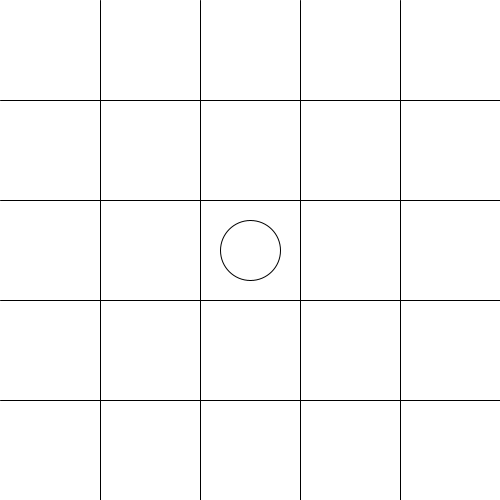
Frame 1 (no input)
Frame 60 (the mouse pressed at the canvas centre just before this capture): identical to frame 1, image omitted
Frame 120 (the mouse held since frame 60 and released just before this capture): identical to frame 1, image omitted

The Processing sketch that drew this single still picture (run headless with seeded random() and noise(); from frame 60 on, the mouse is pressed at the canvas centre):

// Processing sketch: basic_KeyMove
// ── basic_KeyMove.pde
int cellX = 3;
int cellY = 3;
boolean isKeyPressed = false;

void setup(){
  size(500, 500);  
}

void draw(){
  background(255);
  
  for(int i = 0; i < 5; i++){
    line(100 * (i + 1), 0, 100 * (i + 1), height);
    line(0, 100 * (i + 1), width, 100 * (i + 1));
  }
  
  if(!isKeyPressed){
    ellipse(100 * cellX - 50, 100 * cellY - 50, 60, 60);
  }
  
}

void keyPressed(){
  if(keyCode == UP && cellY != 1){
    cellY--;
  }
  
  if(keyCode == DOWN && cellY != 5){
    cellY++;
  }

  if(keyCode == LEFT && cellX != 1){
    cellX--;
  }
  
  if(keyCode == RIGHT && cellX != 5){
    cellX++;
  }
  
  ellipse(100 * cellX - 50, 100 * cellY - 50, 60, 60);
    
}
